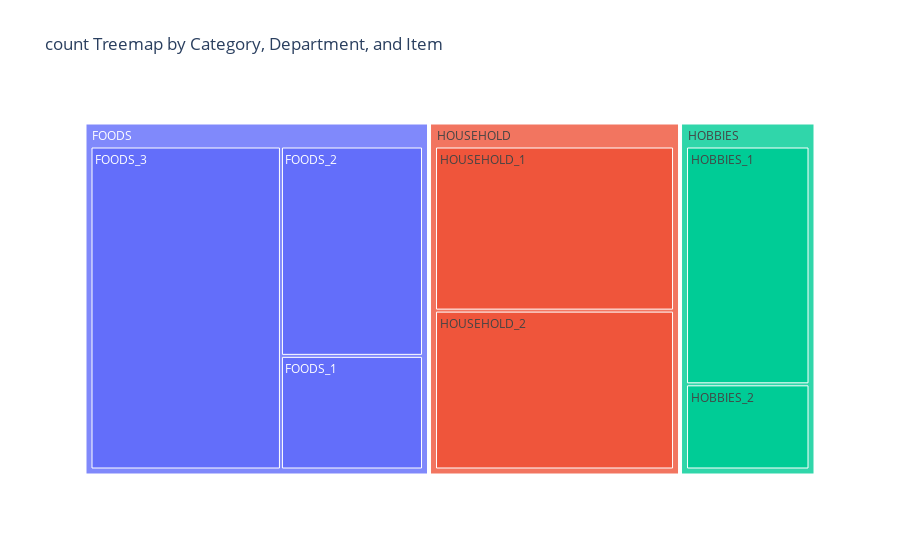
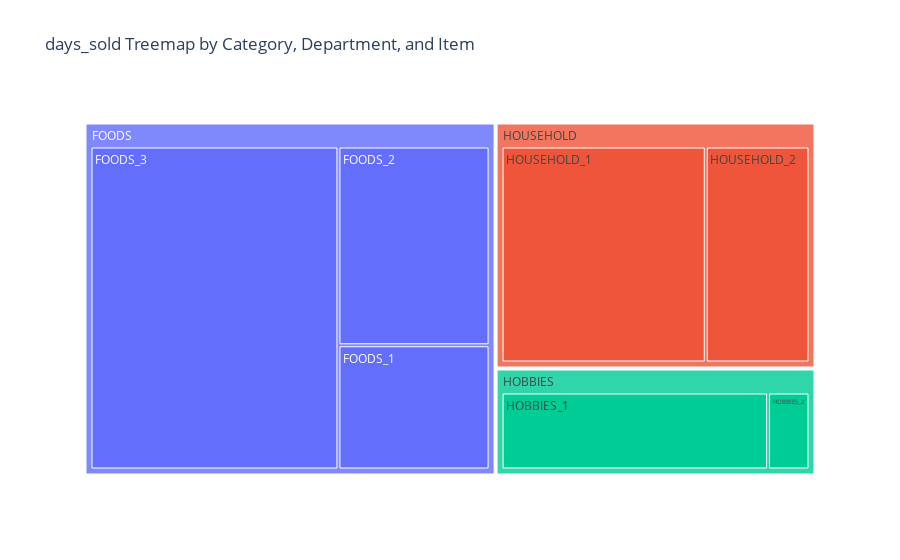
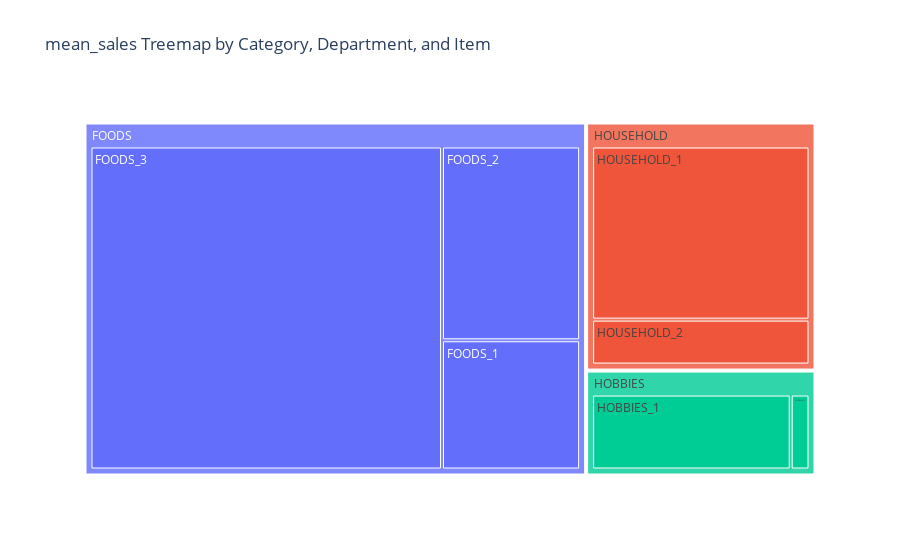

Source (notebook cell) for these figures, in order:
### Code cell
import plotly.express as px
train_validation['count'] = 1
train_validation['days_sold'] = (train_validation.select_dtypes('number') > 0).mean(axis=1)
train_validation['mean_sales'] = train_validation.select_dtypes('number').mean(axis=1)


# for values in ['count', 'days_sold', 'mean_sales']:
#     fig1 = px.treemap(
#         train_validation,
#         path=['state_id', 'store_id'],  # Hierarchical path: State --> Store
#         values=values,
#         title=f'{values} Treemap by State and Store'
#     )
#     fig1.show()

for values in ['count', 'days_sold', 'mean_sales']:
    fig2 = px.treemap(
        train_validation,
        path=['cat_id', 'dept_id'],  # Hierarchical path: Category --> Department --> Item
        values=values,
        title=f'{values} Treemap by Category, Department, and Item'
    )
    fig2.show()

### Figure 1 — Plotly figure (JSON) as saved in the notebook; plotly's stock layout.template omitted (floating-point values rounded to 4 significant figures)
{"data": [{"branchvalues": "total", "domain": {"x": [0, 1], "y": [0, 1]}, "hovertemplate": "labels=%{label}<br>count=%{value}<br>parent=%{parent}<br>id=%{id}<extra></extra>", "ids": ["FOODS/FOODS_1", "FOODS/FOODS_2", "FOODS/FOODS_3", "HOBBIES/HOBBIES_1", "HOBBIES/HOBBIES_2", "HOUSEHOLD/HOUSEHOLD_1", "HOUSEHOLD/HOUSEHOLD_2", "FOODS", "HOBBIES", "HOUSEHOLD"], "labels": ["FOODS_1", "FOODS_2", "FOODS_3", "HOBBIES_1", "HOBBIES_2", "HOUSEHOLD_1", "HOUSEHOLD_2", "FOODS", "HOBBIES", "HOUSEHOLD"], "name": "", "parents": ["FOODS", "FOODS", "FOODS", "HOBBIES", "HOBBIES", "HOUSEHOLD", "HOUSEHOLD", "", "", ""], "type": "treemap", "values": [2160, 3980, 8230, 4160, 1490, 5320, 5150, 14370, 5650, 10470]}], "layout": {"legend": {"tracegroupgap": 0}, "title": {"text": "count Treemap by Category, Department, and Item"}}}

### Figure 2 — Plotly figure (JSON) as saved in the notebook; plotly's stock layout.template omitted (floating-point values rounded to 4 significant figures)
{"data": [{"branchvalues": "total", "domain": {"x": [0, 1], "y": [0, 1]}, "hovertemplate": "labels=%{label}<br>days_sold=%{value}<br>parent=%{parent}<br>id=%{id}<extra></extra>", "ids": ["FOODS/FOODS_1", "FOODS/FOODS_2", "FOODS/FOODS_3", "HOBBIES/HOBBIES_1", "HOBBIES/HOBBIES_2", "HOUSEHOLD/HOUSEHOLD_1", "HOUSEHOLD/HOUSEHOLD_2", "FOODS", "HOBBIES", "HOUSEHOLD"], "labels": ["FOODS_1", "FOODS_2", "FOODS_3", "HOBBIES_1", "HOBBIES_2", "HOUSEHOLD_1", "HOUSEHOLD_2", "FOODS", "HOBBIES", "HOUSEHOLD"], "name": "", "parents": ["FOODS", "FOODS", "FOODS", "HOBBIES", "HOBBIES", "HOUSEHOLD", "HOUSEHOLD", "", "", ""], "type": "treemap", "values": [797.1, 1275.0, 3399.0, 1117.0, 173.7, 1968.0, 999.6, 5472.0, 1291.0, 2967.0]}], "layout": {"legend": {"tracegroupgap": 0}, "title": {"text": "days_sold Treemap by Category, Department, and Item"}}}

### Figure 3 — Plotly figure (JSON) as saved in the notebook; plotly's stock layout.template omitted (floating-point values rounded to 4 significant figures)
{"data": [{"branchvalues": "total", "domain": {"x": [0, 1], "y": [0, 1]}, "hovertemplate": "labels=%{label}<br>mean_sales=%{value}<br>parent=%{parent}<br>id=%{id}<extra></extra>", "ids": ["FOODS/FOODS_1", "FOODS/FOODS_2", "FOODS/FOODS_3", "HOBBIES/HOBBIES_1", "HOBBIES/HOBBIES_2", "HOUSEHOLD/HOUSEHOLD_1", "HOUSEHOLD/HOUSEHOLD_2", "FOODS", "HOBBIES", "HOUSEHOLD"], "labels": ["FOODS_1", "FOODS_2", "FOODS_3", "HOBBIES_1", "HOBBIES_2", "HOUSEHOLD_1", "HOUSEHOLD_2", "FOODS", "HOBBIES", "HOUSEHOLD"], "name": "", "parents": ["FOODS", "FOODS", "FOODS", "HOBBIES", "HOBBIES", "HOUSEHOLD", "HOUSEHOLD", "", "", ""], "type": "treemap", "values": [2658.0, 3987.0, 16910.0, 2925.0, 276.8, 6009.0, 1559.0, 23560.0, 3202.0, 7569.0]}], "layout": {"legend": {"tracegroupgap": 0}, "title": {"text": "mean_sales Treemap by Category, Department, and Item"}}}
